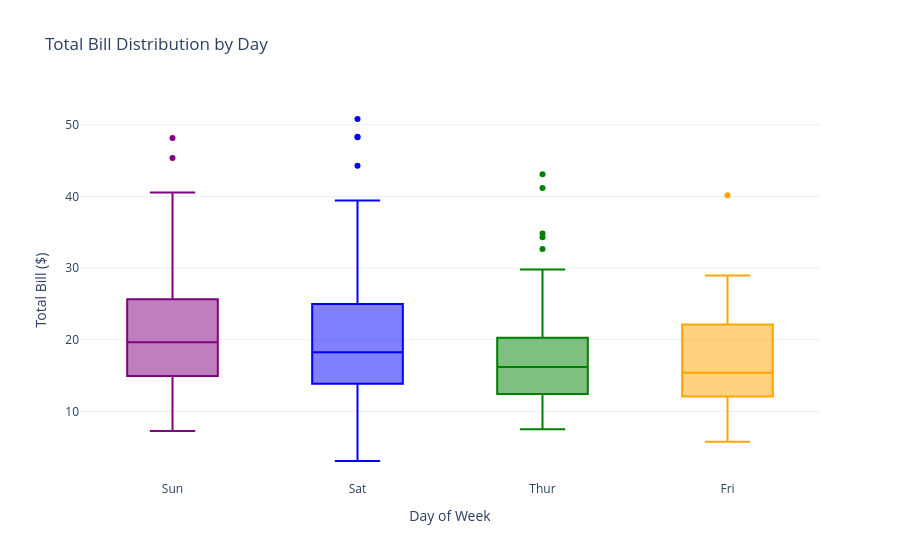

The cell this chart's notebook holds for it:
### Code cell
# Create an interactive box plot to show distribution of total bills by day
# Using Plotly Express instead of cufflinks for better compatibility
print("Interactive Box Plot: Total Bill Distribution by Day")
print("This shows the distribution of bill amounts for each day")
print("Box shows median and quartiles, whiskers show range, dots show outliers")

# Create box plot using plotly express
fig = px.box(tips, x='day', y='total_bill',
             title='Total Bill Distribution by Day',
             template='plotly_white',
             color='day',
             color_discrete_sequence=['purple', 'blue', 'green', 'orange'])

fig.update_layout(
    xaxis_title='Day of Week',
    yaxis_title='Total Bill ($)',
    showlegend=False
)

fig.show()

### Figure 1 — Plotly figure (JSON) as saved in the notebook; plotly's stock layout.template omitted (floating-point values rounded to 4 significant figures)
{"data": [{"alignmentgroup": "True", "hovertemplate": "day=%{x}<br>total_bill=%{y}<extra></extra>", "legendgroup": "Sun", "marker": {"color": "purple"}, "name": "Sun", "notched": false, "offsetgroup": "Sun", "orientation": "v", "showlegend": true, "type": "box", "x": ["Sun", "Sun", "Sun", "Sun", "Sun", "Sun", "Sun", "Sun", "Sun", "Sun", "Sun", "Sun", "Sun", "Sun", "Sun", "Sun", "Sun", "Sun", "Sun", "Sun", "Sun", "Sun", "Sun", "Sun", "Sun", "Sun", "Sun", "Sun", "Sun", "Sun", "Sun", "Sun", "Sun", "Sun", "Sun", "Sun", "Sun", "Sun", "Sun", "Sun", "Sun", "Sun", "Sun", "Sun", "Sun", "Sun", "Sun", "Sun", "Sun", "Sun", "Sun", "Sun", "Sun", "Sun", "Sun", "Sun", "Sun", "Sun", "Sun", "Sun", "Sun", "Sun", "Sun", "Sun", "Sun", "Sun", "Sun", "Sun", "Sun", "Sun", "Sun", "Sun", "Sun", "Sun", "Sun", "Sun"], "x0": " ", "xaxis": "x", "y": [16.99, 10.34, 21.01, 23.68, 24.59, 25.29, 8.77, 26.88, 15.04, 14.78, 10.27, 35.26, 15.42, 18.43, 14.83, 21.58, 10.33, 16.29, 16.97, 17.46, 13.94, 9.68, 30.4, 18.29, 22.23, 32.4, 28.55, 18.04, 12.54, 10.29, 34.81, 9.94, 25.56, 19.49, 38.07, 23.95, 25.71, 17.31, 29.93, 14.07, 13.13, 17.26, 24.55, 19.77, 29.85, 48.17, 25.0, 13.39, 16.49, 21.5, 12.66, 16.21, 13.81, 17.51, 24.52, 20.76, 31.71, 7.25, 31.85, 16.82, 32.9, 17.89, 14.48, 9.6, 34.63, 34.65, 23.33, 45.35, 23.17, 40.55, 20.69, 20.9, 30.46, 18.15, 23.1, 15.69], "y0": " ", "yaxis": "y"}, {"alignmentgroup": "True", "hovertemplate": "day=%{x}<br>total_bill=%{y}<extra></extra>", "legendgroup": "Sat", "marker": {"color": "blue"}, "name": "Sat", "notched": false, "offsetgroup": "Sat", "orientation": "v", "showlegend": true, "type": "box", "x": ["Sat", "Sat", "Sat", "Sat", "Sat", "Sat", "Sat", "Sat", "Sat", "Sat", "Sat", "Sat", "Sat", "Sat", "Sat", "Sat", "Sat", "Sat", "Sat", "Sat", "Sat", "Sat", "Sat", "Sat", "Sat", "Sat", "Sat", "Sat", "Sat", "Sat", "Sat", "Sat", "Sat", "Sat", "Sat", "Sat", "Sat", "Sat", "Sat", "Sat", "Sat", "Sat", "Sat", "Sat", "Sat", "Sat", "Sat", "Sat", "Sat", "Sat", "Sat", "Sat", "Sat", "Sat", "Sat", "Sat", "Sat", "Sat", "Sat", "Sat", "Sat", "Sat", "Sat", "Sat", "Sat", "Sat", "Sat", "Sat", "Sat", "Sat", "Sat", "Sat", "Sat", "Sat", "Sat", "Sat", "Sat", "Sat", "Sat", "Sat", "Sat", "Sat", "Sat", "Sat", "Sat", "Sat", "Sat"], "x0": " ", "xaxis": "x", "y": [20.65, 17.92, 20.29, 15.77, 39.42, 19.82, 17.81, 13.37, 12.69, 21.7, 19.65, 9.55, 18.35, 15.06, 20.69, 17.78, 24.06, 16.31, 16.93, 18.69, 31.27, 16.04, 38.01, 26.41, 11.24, 48.27, 20.29, 13.81, 11.02, 18.29, 17.59, 20.08, 16.45, 3.07, 20.23, 15.01, 12.02, 17.07, 26.86, 25.28, 14.73, 10.51, 17.92, 44.3, 22.42, 20.92, 15.36, 20.49, 25.21, 18.24, 14.31, 14.0, 7.25, 10.59, 10.63, 50.81, 15.81, 26.59, 38.73, 24.27, 12.76, 30.06, 25.89, 48.33, 13.27, 28.17, 12.9, 28.15, 11.59, 7.74, 30.14, 20.45, 13.28, 22.12, 24.01, 15.69, 11.61, 10.77, 15.53, 10.07, 12.6, 32.83, 35.83, 29.03, 27.18, 22.67, 17.82], "y0": " ", "yaxis": "y"}, {"alignmentgroup": "True", "hovertemplate": "day=%{x}<br>total_bill=%{y}<extra></extra>", "legendgroup": "Thur", "marker": {"color": "green"}, "name": "Thur", "notched": false, "offsetgroup": "Thur", "orientation": "v", "showlegend": true, "type": "box", "x": ["Thur", "Thur", "Thur", "Thur", "Thur", "Thur", "Thur", "Thur", "Thur", "Thur", "Thur", "Thur", "Thur", "Thur", "Thur", "Thur", "Thur", "Thur", "Thur", "Thur", "Thur", "Thur", "Thur", "Thur", "Thur", "Thur", "Thur", "Thur", "Thur", "Thur", "Thur", "Thur", "Thur", "Thur", "Thur", "Thur", "Thur", "Thur", "Thur", "Thur", "Thur", "Thur", "Thur", "Thur", "Thur", "Thur", "Thur", "Thur", "Thur", "Thur", "Thur", "Thur", "Thur", "Thur", "Thur", "Thur", "Thur", "Thur", "Thur", "Thur", "Thur", "Thur"], "x0": " ", "xaxis": "x", "y": [27.2, 22.76, 17.29, 19.44, 16.66, 10.07, 32.68, 15.98, 34.83, 13.03, 18.28, 24.71, 21.16, 10.65, 12.43, 24.08, 11.69, 13.42, 14.26, 15.95, 12.48, 29.8, 8.52, 14.52, 11.38, 22.82, 19.08, 20.27, 11.17, 12.26, 18.26, 8.51, 10.33, 14.15, 16.0, 13.16, 17.47, 34.3, 41.19, 27.05, 16.43, 8.35, 18.64, 11.87, 9.78, 7.51, 19.81, 28.44, 15.48, 16.58, 7.56, 10.34, 43.11, 13.0, 13.51, 18.71, 12.74, 13.0, 16.4, 20.53, 16.47, 18.78], "y0": " ", "yaxis": "y"}, {"alignmentgroup": "True", "hovertemplate": "day=%{x}<br>total_bill=%{y}<extra></extra>", "legendgroup": "Fri", "marker": {"color": "orange"}, "name": "Fri", "notched": false, "offsetgroup": "Fri", "orientation": "v", "showlegend": true, "type": "box", "x": ["Fri", "Fri", "Fri", "Fri", "Fri", "Fri", "Fri", "Fri", "Fri", "Fri", "Fri", "Fri", "Fri", "Fri", "Fri", "Fri", "Fri", "Fri", "Fri"], "x0": " ", "xaxis": "x", "y": [28.97, 22.49, 5.75, 16.32, 22.75, 40.17, 27.28, 12.03, 21.01, 12.46, 11.35, 15.38, 12.16, 13.42, 8.58, 15.98, 13.42, 16.27, 10.09], "y0": " ", "yaxis": "y"}], "layout": {"boxmode": "overlay", "legend": {"title": {"text": "day"}, "tracegroupgap": 0}, "showlegend": false, "title": {"text": "Total Bill Distribution by Day"}, "xaxis": {"anchor": "y", "categoryarray": ["Sun", "Sat", "Thur", "Fri"], "categoryorder": "array", "domain": [0, 1], "title": {"text": "Day of Week"}}, "yaxis": {"anchor": "x", "domain": [0, 1], "title": {"text": "Total Bill ($)"}}}}
